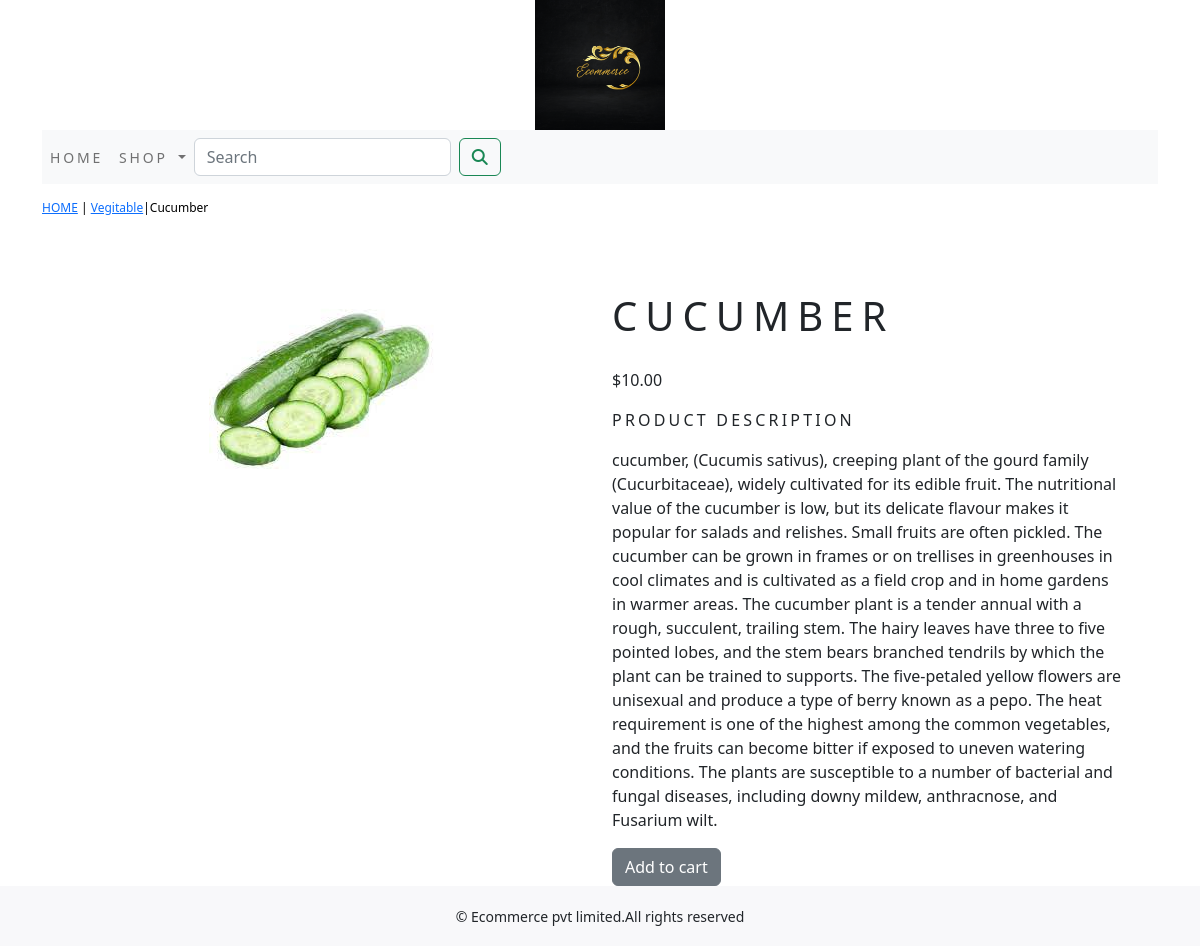
The page /shop/vegitable/cucumber/ on the database its author committed.
### shop/models.py (models this page shows, shortened)
class Product(models.Model):
    name=models.CharField(max_length=250,unique=True)
    slug=models.SlugField(max_length=250,unique=True)
    description=models.TextField(blank=True)
    price=models.DecimalField(max_digits=10,decimal_places=2)
    category=models.ForeignKey(Category,on_delete=models.CASCADE)
    image=models.ImageField(upload_to='product',blank=True)
    stock=models.IntegerField()
    available=models.BooleanField(default=True)
    created=models.DateTimeField(auto_now_add=True)
    updated=models.DateTimeField(auto_now=True)
    class Meta:
        ordering=('name',)
        verbose_name = 'product'
        verbose_name_plural = 'products'

class Category(models.Model):
    name=models.CharField(max_length=250,unique=True)
    slug=models.SlugField(max_length=250,unique=True)
    description=models.TextField(blank=True)
    image=models.ImageField(upload_to='category',blank=True)
    class Meta:
        ordering=('name',)
        verbose_name='category'
        verbose_name_plural='categories'
    def get_url(self):
        return reverse('shop:products_by_category',args=[self.slug])
    def __str__(self):
        return '{}'.format(self.name)

### shop/views.py (the view)
# urls.py: path('<slug:c_slug>/<slug:product_slug>/',views.proDetail,name='prodCatdetail')
def proDetail(request,c_slug,product_slug):
    try:
        product=Product.objects.get(category__slug=c_slug,slug=product_slug)
    except Exception as e:
        raise e
    return render(request,'product.html',{'product':product})

### cart/context_processors.py (called while the page is built)
def counter(request):
    item_count=0
    if 'admin' in request.path:
        return {}
    else:
        try:
            cart=Cart.objects.filter(cart_id=_cart_id(request))
            car_items=CartItem.objects.all().filter(cart=cart[:1])
            for cart_item in car_items:
                item_count += cart_item.quantity
        except Cart.DoesNotExist:
            item_count =0
    return dict(item_count=item_count)

### cart/views.py (called while the page is built)
def _cart_id(request):
    cart=request.session.session_key
    if not cart:
        cart=request.session.create()
    return cart

### shop/context_processors.py (called while the page is built)
def menu_links(request):
    links=Category.objects.all()
    return dict(links=links)

### template/product.html (shortened to what this page needs)
{% extends 'base.html' %}
{% load static %}
{% block content %}
<div class="row my_prod_row_class">
    <div class="mx_auto">
        <p><a href="{% url 'shop:allProdCat' %}">HOME</a> | <a href="{{product.category.get_url}}">{{product.category}}</a>|{{product.name}}</p>
    </div>
</div>
<div class="container">
<br>
<div class="row">
    <div class="col-12 col-sm-12 col-md-12 col-lg-6 text-center">
        <div style="min-width:18rem">
            <img src="{{product.image.url}}" alt="{{product.name}}">
        </div>
    </div>
        <div class="col-12 col-sm-12 col-md-12 col-lg-6">
            <div>
            <h1 class="my_prod_title">{{product.name}}</h1>
            <p>${{product.price}}</p>
            <p class="my_title">Product Description</p>
            <p class="text-justify my_prod_text">{{product.description}}</p>
            {% if product.stock <= 0 %}
            <p class="text-justify my_prod_text"><b>Out of Stock</b></p>
            {% else %}
            <a class="btn btn-secondary" href="{% url 'cart:add_cart' product.id%}">Add to cart</a>
            {% endif %}
        </div>
    </div>
</div>
</div>
{% endblock %}

### static/css/custom.css (style rules this page uses)
body { font-family: "Trirong", serif; }
.my_title { font-size:16px; text-transform : uppercase; letter-spacing : .2em; }
.my_prod_row_class { padding-top:15px; padding-bottom:20px; }
.my_prod_row_class .mx_auto { color:#000; font-size:12px; text-decoration:none; }
.my_prod_title { letter-spacing : .2em; font-size : 40px; text-transform : uppercase; padding-top:15px; padding-bottom:20px; }
.my_prod_text { padding-right:20px; }

### rows shown on the page
Product: category "Vegitable", name "Cucumber", image (picture), name "CUCUMBER", price "10.00", description "cucumber, (Cucumis sativus), creeping plant of the gourd family (Cucurbitaceae), widely cultivated for its edible fruit. The nutritional value of the cucumber is low, but its delicate flavour makes it popular for salads and relishes. Small fruits are often pickled. The cucumber can be grown in frames or on trellises in greenhouses in cool climates and is cultivated as a field crop and in home gardens in warmer areas. The cucumber plant is a tender annual with a rough, succulent, trailing stem. The hairy leaves have three to five pointed lobes, and the stem bears branched tendrils by which the plant can be trained to supports. The five-petaled yellow flowers are unisexual and produce a type…"
